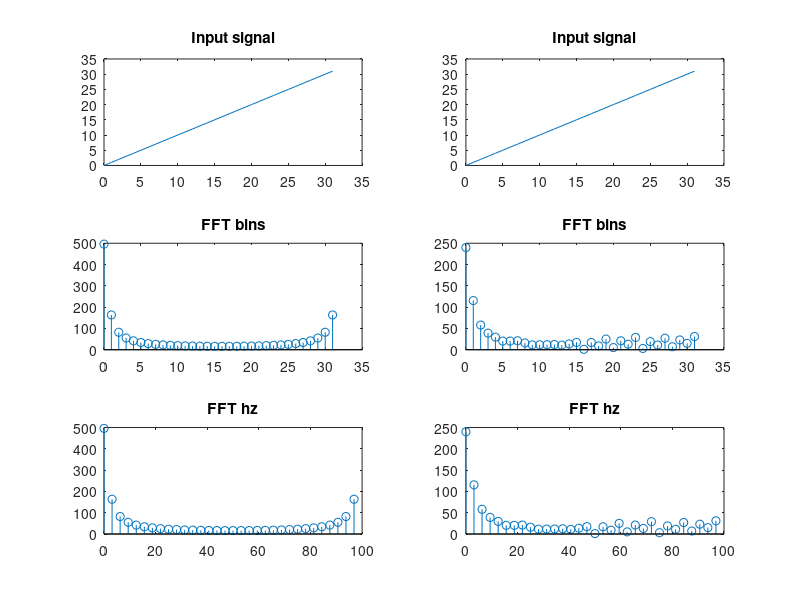

Source code (MATLAB):
function my_fft

freq1 = 10;
sampleRate = 100;
t = 0:1/sampleRate:0.125-1/sampleRate; %0.5 seconds duration
x = (1+cos(2*pi*freq1*t))/2*255 - 127;
t = 0:31;
x = 0:31;

N = 2^nextpow2(length(t))
idx = 0:N-1;
hzx = idx*sampleRate/N;
X = fft(x, N);

subplot(3,2,1)
plot(t,x);
title('Input signal')
subplot(3,2,3)
stem(idx, abs(X))
title('FFT bins')
subplot(3,2,5)
stem(hzx, abs(X))
title('FFT hz')

idxRev = bitrevorder(idx)
xPow = zeros(1, N);
xPow(1:length(x)) = x;
xRev = xPow(idxRev + 1);

v = xRev;
for i = 0:2:15
    tmp        = v(i + 1)   + v(i+1 + 1);
    v(i+1 + 1) = v(i + 1)   - v(i+1 + 1);
    v(i + 1)   = tmp;
end
for i = 2:4:15
    v(i + 1)   = v(i + 1)   * W(N, 0);
    v(i+1 + 1) = v(i+1 + 1) * W(N, 4);
end

for i = 0:4:15
    tmp        = v(i + 1)   + v(i+2 + 1);
    v(i+2 + 1) = v(i + 1)   - v(i+2 + 1);
    v(i + 1)   = tmp;
    tmp        = v(i+1 + 1) + v(i+3 + 1);
    v(i+3 + 1) = v(i+1 + 1) - v(i+3 + 1);
    v(i+1 + 1) = tmp;
end
for i = 4:8:15
    v(i + 1)   = v(i + 1)   * W(N, 0);
    v(i+1 + 1) = v(i+1 + 1) * W(N, 2);
    v(i+2 + 1) = v(i+2 + 1) * W(N, 4);
    v(i+3 + 1) = v(i+3 + 1) * W(N, 6);
end

for i = 0:8:15
    tmp        = v(i + 1)   + v(i+4 + 1);
    v(i+4 + 1) = v(i + 1)   - v(i+4 + 1);
    v(i + 1)   = tmp;
    tmp        = v(i+1 + 1) + v(i+5 + 1);
    v(i+5 + 1) = v(i+1 + 1) - v(i+5 + 1);
    v(i+1 + 1) = tmp;
    tmp        = v(i+2 + 1) + v(i+6 + 1);
    v(i+6 + 1) = v(i+2 + 1) - v(i+6 + 1);
    v(i+2 + 1) = tmp;
    tmp        = v(i+3 + 1) + v(i+7 + 1);
    v(i+7 + 1) = v(i+3 + 1) - v(i+7 + 1);
    v(i+3 + 1) = tmp;
end
for i = 8:16:15
    v(i + 1)   = v(i + 1)   * W(N, 0);
    v(i+1 + 1) = v(i+1 + 1) * W(N, 1);
    v(i+2 + 1) = v(i+2 + 1) * W(N, 2);
    v(i+3 + 1) = v(i+3 + 1) * W(N, 3);
    v(i+4 + 1) = v(i+4 + 1) * W(N, 4);
    v(i+5 + 1) = v(i+5 + 1) * W(N, 5);
    v(i+6 + 1) = v(i+6 + 1) * W(N, 6);
    v(i+7 + 1) = v(i+7 + 1) * W(N, 7);
end

for i = 0:16:15
    tmp         = v(i + 1)   + v(i+8 + 1);
    v(i+8 + 1)  = v(i + 1)   - v(i+8 + 1);
    v(i + 1)    = tmp;
    tmp         = v(i+1 + 1) + v(i+9 + 1);
    v(i+9 + 1)  = v(i+1 + 1) - v(i+9 + 1);
    v(i+1 + 1)  = tmp;
    tmp         = v(i+2 + 1) + v(i+10 + 1);
    v(i+10 + 1) = v(i+2 + 1) - v(i+10 + 1);
    v(i+2 + 1)  = tmp;
    tmp         = v(i+3 + 1) + v(i+11 + 1);
    v(i+11 + 1) = v(i+3 + 1) - v(i+11 + 1);
    v(i+3 + 1)  = tmp;
    tmp         = v(i+4 + 1) + v(i+12 + 1);
    v(i+12 + 1) = v(i+4 + 1) - v(i+12 + 1);
    v(i+4 + 1)  = tmp;
    tmp         = v(i+5 + 1) + v(i+13 + 1);
    v(i+13 + 1) = v(i+5 + 1) - v(i+13 + 1);
    v(i+5 + 1)  = tmp;
    tmp         = v(i+6 + 1) + v(i+14 + 1);
    v(i+14 + 1) = v(i+6 + 1) - v(i+14 + 1);
    v(i+6 + 1)  = tmp;
    tmp         = v(i+7 + 1) + v(i+15 + 1);
    v(i+15 + 1) = v(i+7 + 1) - v(i+15 + 1);
    v(i+7 + 1)  = tmp;
end

subplot(3,2,2)
plot(t,x);
title('Input signal')
subplot(3,2,4)
stem(idx, abs(v))
title('FFT bins')
subplot(3,2,6)
stem(hzx, abs(v))
title('FFT hz')

X.'

end
    
function W = W(N, k)
W = exp(-i*2*pi*k/N);
end